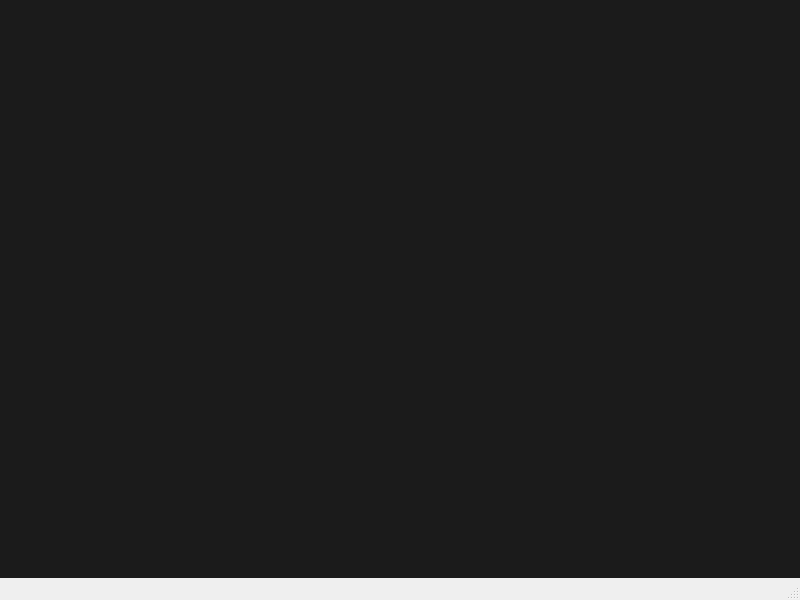
<?xml version="1.0" encoding="UTF-8"?>
<ui version="4.0">
 <class>MainWindow</class>
 <widget class="QMainWindow" name="MainWindow">
  <property name="geometry">
   <rect>
    <x>0</x>
    <y>0</y>
    <width>800</width>
    <height>600</height>
   </rect>
  </property>
  <property name="minimumSize">
   <size>
    <width>1</width>
    <height>1</height>
   </size>
  </property>
  <property name="windowTitle">
   <string>MainWindow</string>
  </property>
  <widget class="QWidget" name="centralwidget">
   <layout class="QHBoxLayout" name="horizontalLayout_3">
    <property name="spacing">
     <number>0</number>
    </property>
    <property name="leftMargin">
     <number>0</number>
    </property>
    <property name="topMargin">
     <number>0</number>
    </property>
    <property name="rightMargin">
     <number>0</number>
    </property>
    <property name="bottomMargin">
     <number>0</number>
    </property>
    <item>
     <widget class="QScrollArea" name="scrollArea">
      <property name="frameShape">
       <enum>QFrame::NoFrame</enum>
      </property>
      <property name="verticalScrollBarPolicy">
       <enum>Qt::ScrollBarAlwaysOff</enum>
      </property>
      <property name="horizontalScrollBarPolicy">
       <enum>Qt::ScrollBarAlwaysOff</enum>
      </property>
      <property name="widgetResizable">
       <bool>true</bool>
      </property>
      <widget class="QWidget" name="scrollAreaWidgetContents">
       <property name="geometry">
        <rect>
         <x>0</x>
         <y>0</y>
         <width>800</width>
         <height>578</height>
        </rect>
       </property>
       <layout class="QHBoxLayout" name="horizontalLayout_2">
        <property name="spacing">
         <number>0</number>
        </property>
        <property name="leftMargin">
         <number>0</number>
        </property>
        <property name="topMargin">
         <number>0</number>
        </property>
        <property name="rightMargin">
         <number>0</number>
        </property>
        <property name="bottomMargin">
         <number>0</number>
        </property>
        <item>
         <widget class="QLabel" name="label">
          <property name="autoFillBackground">
           <bool>false</bool>
          </property>
          <property name="styleSheet">
           <string notr="true">background-color: rgb(27, 27, 27);</string>
          </property>
          <property name="lineWidth">
           <number>0</number>
          </property>
          <property name="text">
           <string/>
          </property>
          <property name="scaledContents">
           <bool>false</bool>
          </property>
          <property name="alignment">
           <set>Qt::AlignCenter</set>
          </property>
         </widget>
        </item>
       </layout>
      </widget>
     </widget>
    </item>
   </layout>
  </widget>
  <widget class="QStatusBar" name="statusbar"/>
 </widget>
 <resources/>
 <connections/>
</ui>
